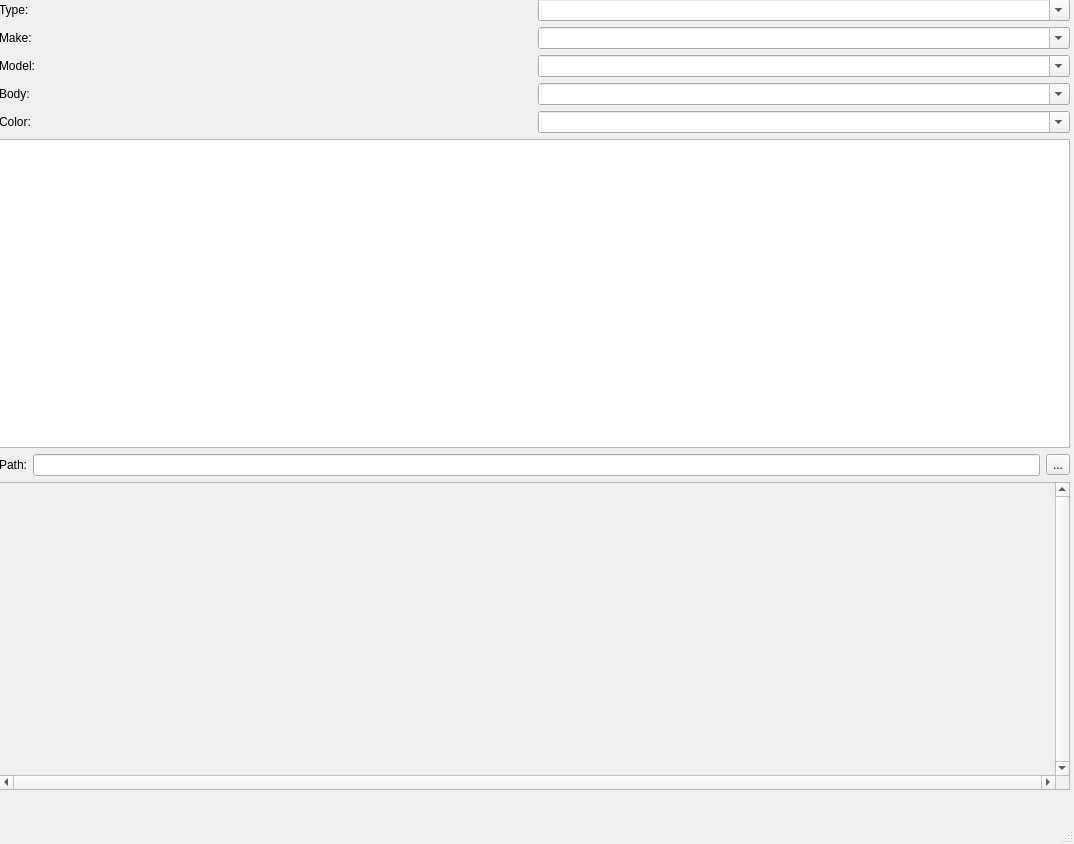
<?xml version="1.0" encoding="UTF-8"?>
<ui version="4.0">
 <class>MainWindow</class>
 <widget class="QMainWindow" name="MainWindow">
  <property name="geometry">
   <rect>
    <x>0</x>
    <y>0</y>
    <width>1074</width>
    <height>844</height>
   </rect>
  </property>
  <property name="windowTitle">
   <string>Annotator</string>
  </property>
  <widget class="QWidget" name="centralwidget">
   <widget class="QWidget" name="verticalLayoutWidget">
    <property name="geometry">
     <rect>
      <x>-1</x>
      <y>-1</y>
      <width>1071</width>
      <height>791</height>
     </rect>
    </property>
    <layout class="QVBoxLayout" name="verticalLayout">
     <property name="sizeConstraint">
      <enum>QLayout::SetMaximumSize</enum>
     </property>
     <item>
      <layout class="QHBoxLayout" name="typeHLayout">
       <item>
        <widget class="QLabel" name="typeLabel">
         <property name="text">
          <string>Type:</string>
         </property>
        </widget>
       </item>
       <item>
        <widget class="QComboBox" name="typeComboBox">
         <property name="editable">
          <bool>true</bool>
         </property>
        </widget>
       </item>
      </layout>
     </item>
     <item>
      <layout class="QHBoxLayout" name="makeHLayout">
       <item>
        <widget class="QLabel" name="makeLabel">
         <property name="text">
          <string>Make:</string>
         </property>
        </widget>
       </item>
       <item>
        <widget class="QComboBox" name="makeComboBox">
         <property name="editable">
          <bool>true</bool>
         </property>
        </widget>
       </item>
      </layout>
     </item>
     <item>
      <layout class="QHBoxLayout" name="modelHLayout">
       <item>
        <widget class="QLabel" name="modelLabel">
         <property name="text">
          <string>Model:</string>
         </property>
        </widget>
       </item>
       <item>
        <widget class="QComboBox" name="modelComboBox">
         <property name="editable">
          <bool>true</bool>
         </property>
        </widget>
       </item>
      </layout>
     </item>
     <item>
      <layout class="QHBoxLayout" name="bodyHLayout">
       <item>
        <widget class="QLabel" name="bodyLabel">
         <property name="text">
          <string>Body:</string>
         </property>
        </widget>
       </item>
       <item>
        <widget class="QComboBox" name="bodyComboBox">
         <property name="editable">
          <bool>true</bool>
         </property>
        </widget>
       </item>
      </layout>
     </item>
     <item>
      <layout class="QHBoxLayout" name="colorHLayout">
       <item>
        <widget class="QLabel" name="colorLabel">
         <property name="text">
          <string>Color:</string>
         </property>
        </widget>
       </item>
       <item>
        <widget class="QComboBox" name="colorComboBox">
         <property name="editable">
          <bool>true</bool>
         </property>
        </widget>
       </item>
      </layout>
     </item>
     <item>
      <widget class="QGraphicsView" name="photoView"/>
     </item>
     <item>
      <layout class="QHBoxLayout" name="pathHLayout">
       <item>
        <widget class="QLabel" name="pathLabel">
         <property name="text">
          <string>Path:</string>
         </property>
        </widget>
       </item>
       <item>
        <widget class="QLineEdit" name="pathEdit"/>
       </item>
       <item>
        <widget class="QToolButton" name="pathBrowserButton">
         <property name="text">
          <string>...</string>
         </property>
        </widget>
       </item>
      </layout>
     </item>
     <item>
      <widget class="QScrollArea" name="thumbnailScrollArea">
       <property name="verticalScrollBarPolicy">
        <enum>Qt::ScrollBarAlwaysOn</enum>
       </property>
       <property name="horizontalScrollBarPolicy">
        <enum>Qt::ScrollBarAlwaysOn</enum>
       </property>
       <property name="widgetResizable">
        <bool>true</bool>
       </property>
       <widget class="QWidget" name="scrollAreaWidgetContents">
        <property name="geometry">
         <rect>
          <x>0</x>
          <y>0</y>
          <width>1053</width>
          <height>273</height>
         </rect>
        </property>
       </widget>
      </widget>
     </item>
    </layout>
   </widget>
  </widget>
  <widget class="QMenuBar" name="menubar">
   <property name="geometry">
    <rect>
     <x>0</x>
     <y>0</y>
     <width>1074</width>
     <height>23</height>
    </rect>
   </property>
  </widget>
  <widget class="QStatusBar" name="statusbar"/>
 </widget>
 <resources/>
 <connections/>
</ui>
